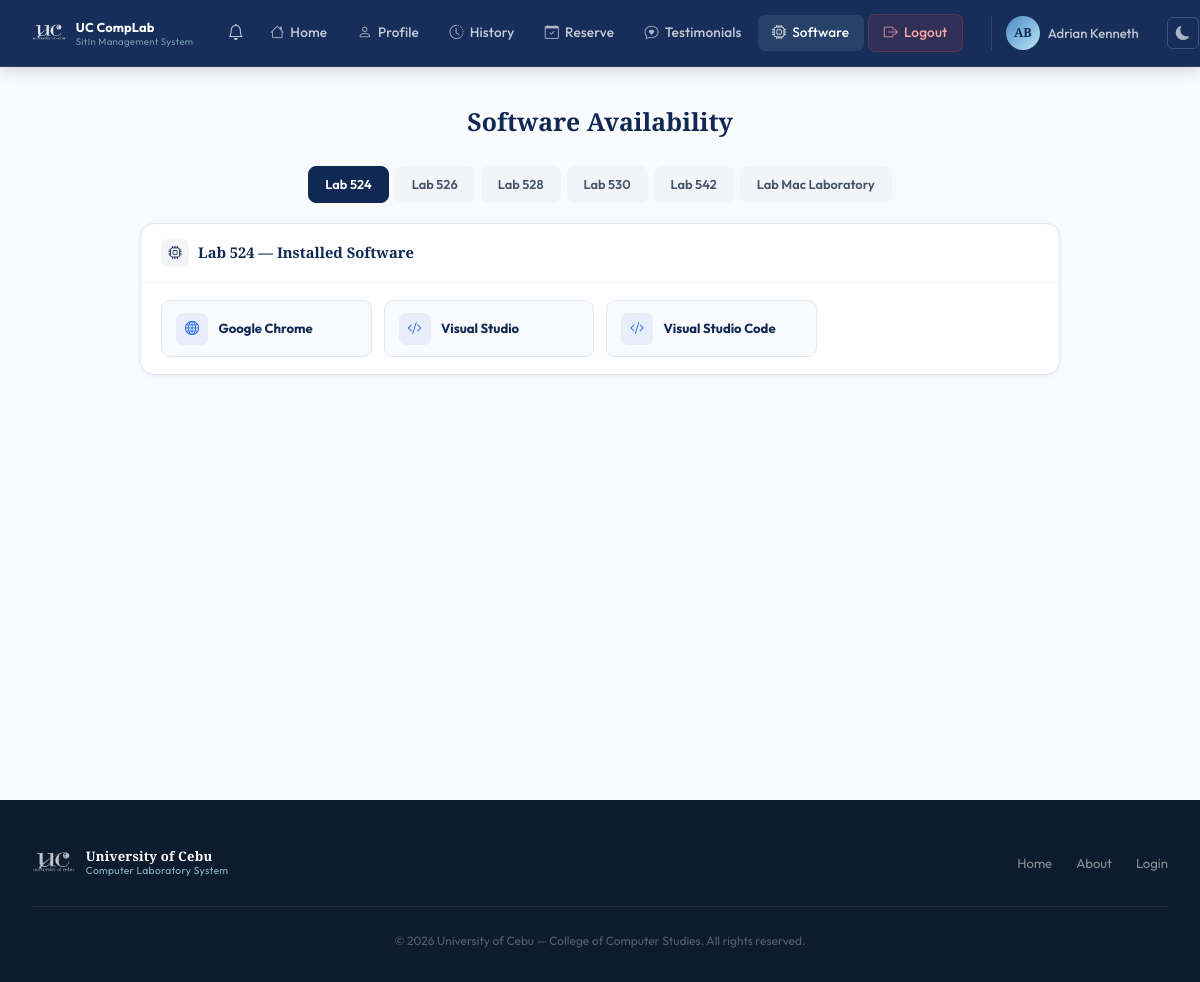
Screenshot of /pages/software.php (signed in) with the database file from the repository.
### tables this page shows
CREATE TABLE lab_software (
            id            INTEGER PRIMARY KEY AUTOINCREMENT,
            lab_room      TEXT NOT NULL,
            software_name TEXT NOT NULL,
            version       TEXT,
            icon          TEXT,
            created_at    DATETIME DEFAULT CURRENT_TIMESTAMP
        );

### pages/software.php (the view, shortened to what this page needs)
<?php
$base = '../';
$db = getDB();
$labRooms = ['524','526','528','530','542','Mac Laboratory'];
$allSoftware = [];
foreach ($labRooms as $lab) {
    $stmt = $db->prepare("SELECT * FROM lab_software WHERE lab_room = ? ORDER BY software_name ASC");
    $stmt->execute([$lab]);
    $allSoftware[$lab] = $stmt->fetchAll();
}
require_once __DIR__ . '/../includes/header.php';
echo '<link rel="stylesheet" href="' . $base . 'assets/css/user.css?v=' . filemtime(__DIR__ . '/../assets/css/user.css') . '">';
?>
<?php require_once __DIR__ . '/../includes/user-navbar.php'; ?>
<div class="user-page">
  <div class="user-page-inner">
    <div class="sw-page-wrap">
      <h1 class="sw-page-title">Software Availability</h1>
      <div class="sw-tabs" id="swTabs">
        <?php foreach ($labRooms as $i => $lab): ?>
          <div class="sw-tab <?= $i === 0 ? 'active' : '' ?>"
               data-lab="<?= htmlspecialchars($lab) ?>"
               onclick="switchSwTab(this)">
            Lab <?= htmlspecialchars($lab) ?>
          </div>
        <?php endforeach; ?>
      </div>
      <?php foreach ($labRooms as $i => $lab): ?>
        <div class="sw-panel <?= $i === 0 ? 'active' : '' ?>" id="swPanel-<?= htmlspecialchars($lab) ?>">
          <div class="sw-card">
            <div class="sw-card-head">
              <div class="sw-card-ico"><i class="bi bi-cpu"></i></div>
              <span class="sw-card-title">Lab <?= htmlspecialchars($lab) ?> — Installed Software</span>
            </div>
            <div class="sw-card-body">
              <?php if (empty($allSoftware[$lab])): ?>
                <div class="sw-empty">
                  <i class="bi bi-inbox"></i>
                  No software has been listed for this lab yet.
                </div>
              <?php else: ?>
                <div class="sw-grid">
                  <?php foreach ($allSoftware[$lab] as $sw): ?>
                    <div class="sw-item">
                      <div class="sw-item-icon">
                        <i class="bi <?= htmlspecialchars($sw['icon'] ?: 'bi-window') ?>"></i>
                      </div>
                      <div>
                        <div class="sw-item-name"><?= htmlspecialchars($sw['software_name']) ?></div>
                      </div>
                    </div>
                  <?php endforeach; ?>
                </div>
              <?php endif; ?>
            </div>
          </div>
        </div>
      <?php endforeach; ?>
    </div>
  </div>
</div>
<?php require_once __DIR__ . '/../includes/footer.php'; ?>

### assets/css/style.css (style rules this page uses)
:root { --navy: #0F2854; --blue: #1C4D8D; --mid: #4988C4; --light: #BDE8F5; --white: #FFFFFF; --gray-50: #F8FAFC; --gray-100: #F0F4F8; --gray-200: #E2E8F0; --gray-400: #94A3B8; --gray-600: #475569; --gray-900: #0D1B2E; --font-display: 'Playfair Display', Georgia, serif; --font-body: 'Outfit', sans-serif; --shadow-xs: 0 1px 3px rgba(15, 40, 84, 0.08); --shadow-sm: 0 2px 8px rgba(15, 40, 84, 0.10); --shadow-md: 0 8px 30px rgba(15, 40, 84, 0.14); --shadow-lg: 0 20px 60px rgba(15, 40, 84, 0.22); --radius: 10px; --radius-lg: 16px; --transition: all 0.25s cubic-bezier(0.4, 0, 0.2, 1); }
*, *::before, *::after { box-sizing: border-box; margin: 0; padding: 0; }
html { scroll-behavior: smooth; }
body { font-family: var(--font-body); background: var(--white); color: var(--navy); line-height: 1.6; overflow-x: hidden; -webkit-font-smoothing: antialiased; }

### assets/css/user.css (style rules this page uses)
.user-page { min-height: 100vh; background: var(--gray-50); padding-top: 66px; }
.user-page-inner { max-width: 1280px; margin: 0 auto; padding: 2.25rem 2rem; }

### pages/software.php (style rules this page uses)
.sw-page-wrap { max-width: 920px; margin: 0 auto; }
.sw-page-title { font-family: var(--font-display); font-size: 1.55rem; font-weight: 800; color: var(--navy); text-align: center; margin-bottom: 1.5rem; }
.sw-tabs { display: flex; gap: 6px; flex-wrap: wrap; margin-bottom: 1.25rem; justify-content: center; }
.sw-tab { padding: 0.45rem 1rem; border-radius: 8px; background: #f1f5f9; color: #475569; font-size: 0.80rem; font-weight: 600; cursor: pointer; transition: all 0.15s; border: 1.5px solid transparent; }
.sw-tab.active { background: var(--navy); color: #fff; border-color: var(--navy); }
.sw-card { background: #fff; border: 1px solid #e2e8f0; border-radius: 14px; box-shadow: 0 1px 4px rgba(15,40,84,0.06); overflow: hidden; }
.sw-card-head { display: flex; align-items: center; gap: 9px; padding: 0.95rem 1.25rem; border-bottom: 1px solid #f1f5f9; }
.sw-card-ico { width: 28px; height: 28px; border-radius: 7px; background: rgba(15,40,84,0.05); display: flex; align-items: center; justify-content: center; color: var(--navy); font-size: 0.82rem; flex-shrink: 0; }
.sw-card-title { font-family: var(--font-display); font-size: 0.92rem; font-weight: 800; color: var(--navy); }
.sw-card-body { padding: 1.1rem 1.25rem; }
.sw-grid { display: grid; grid-template-columns: repeat(auto-fill, minmax(200px, 1fr)); gap: 0.75rem; }
.sw-item { display: flex; align-items: center; gap: 0.65rem; padding: 0.7rem 0.875rem; background: #f8fafc; border: 1px solid #e2e8f0; border-radius: 9px; transition: all 0.15s; }
.sw-item-icon { width: 32px; height: 32px; border-radius: 7px; background: rgba(37,99,235,0.08); color: #2563EB; display: flex; align-items: center; justify-content: center; font-size: 0.88rem; flex-shrink: 0; }
.sw-item-name { font-size: 0.82rem; font-weight: 700; color: var(--navy); margin-bottom: 1px; }
.sw-panel { display: none; }
.sw-panel.active { display: block; }

### rows the page displays
lab_software: software_name "Google Chrome"
lab_software: software_name "Visual Studio"
lab_software: software_name "Visual Studio Code"

### other values shown
$_initials "AB"
$_currentUser['first_name'] "Adrian Kenneth"
$lab "524"
$lab "526"
$lab "528"
$lab "530"
$lab "542"
$lab "Mac Laboratory"
